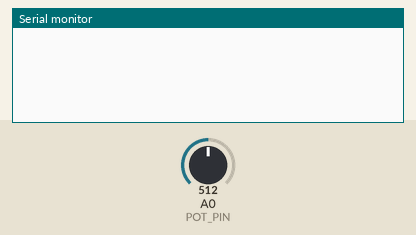
Recording of a sketch running on a simulated Arduino Uno, built with avr-gcc and run on an emulated ATmega328P. Shown: the last lines printed to the serial monitor. Inputs (shaded band) come from the test bench; at power-on: A0 (POT_PIN) = 512.

Above: at 1.2 s.
1.3 s: A0 (POT_PIN) set to 545
At 1.99 s:
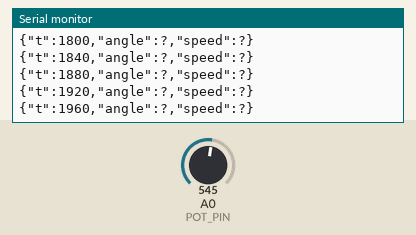
3.1 s: A0 (POT_PIN) set to 511
At 7.5 s:
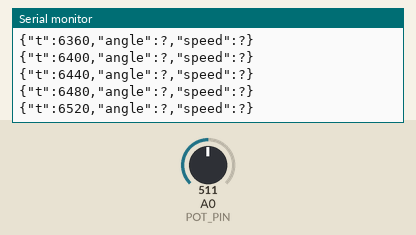
Timing chart, 0 to 9.0 s (numbered marks = the images above; inputs shaded):
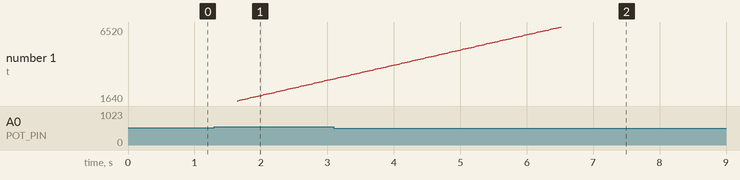

Measured:
- the behaviour switches between 529 and 530 on A0 (POT_PIN) (found by bisection; images 0 and 1)
- after the input at 1.3 s, the serial monitor: prints a new line after 0.30 s (image 1)
- after the input at 3.1 s, the serial monitor: prints a new line after 1.7 s (image 2)
- plotted number 1: 3080 → 6520 after the input at 3.1 s

The sketch:

type.ino
```cpp
/*
  Tele-Rehab Potentiometer Tracker (sessions + motion)
  - median3 + linear gate + EMA
  - angle (deg), speed (deg/s)
  - auto session start/stop on motion/inactivity
  - per-rep summary during session
  - NDJSON output, non-blocking writes
*/

#include <Arduino.h>
#include <math.h>

const int POT_PIN = A0;

// ---- Optional manual control button (tie to GND when pressed). Set -1 to disable.
const int BTN_PIN = -1;  // e.g., 2 with pinMode(INPUT_PULLUP) if you wire a button

// ---- Calibration ----
int   potMin = 5, potMax = 1030;
float degMin = 0.0f, degMax = 240.0f;

// ---- Rates / filtering ----
const uint16_t LOOP_MS = 40;   // ~25 Hz
const int   DEADBAND = 3, MAX_STEP = 10, CONSISTENT_N = 3, CONSISTENT_TOL = 5, SAMPLE_US = 200;
const float OUT_EMA_ALPHA = 0.20f;
const float SPEED_ALPHA = 0.30f, SPEED_ZERO_EPS = 0.05f;

// ---- Lift detection ----
const float LIFT_POS_THR = 15.0f;   // start lift if speed > this
const float LIFT_NEG_THR = -5.0f;   // end lift if speed < this
const float LIFT_MIN_RANGE = 10.0f;
const unsigned long REP_COOLDOWN_MS = 600;
const bool  USE_TARGET_ANGLE = false;
const float TARGET_ANGLE = 90.0f;

// ---- Motion/session detection ----
const float MOTION_SPEED_THR       = 8.0f;    // deg/s considered "moving"
const float MOTION_ANGLE_THR       = 1.0f;    // deg fallback if speed noisy
const unsigned long MOTION_START_MS = 200;    // need >= this of movement to start session
const unsigned long INACTIVITY_MS   = 3000;   // stop session if idle this long

// ---- Output control ----
const uint8_t PRINT_DECIMATE = 1;   // 1 = print every frame while active
const int PWM_PIN = -1;             // -1 = off; else mirror to LED/motor

// ---- State ----
unsigned long lastLoopMs = 0;

// linear gate
int  lastGood = 0; bool inLargeMove = false; int largeRef = 0; int consistentCnt = 0;

// filtered output
float outEma = 0;

// angle/speed
unsigned long lastTs = 0; float lastAngleDeg = 0.0f; float speedEma = 0.0f;

// lift state
bool inLift = false; unsigned long tLiftStart = 0; float angleLiftStart = 0.0f;
float peakSpeedLift = 0.0f; unsigned long lastRepTime = 0; int repCount = 0;

// session state
bool sessionActive = false;
unsigned long sessionId = 0, sessionStartMs = 0, lastMotionMs = 0;
float sessionMaxAngle = 0.0f;

// TX buffer
char lineBuf[220];

// ---- Helpers ----
inline int median3(int a,int b,int c){ if(a>b){int t=a;a=b;b=t;} if(b>c){int t=b;b=c;c=t;} if(a>b){int t=a;a=b;b=t;} return b; }

int readMedian3(){
  analogRead(POT_PIN);
  int a=analogRead(POT_PIN); delayMicroseconds(SAMPLE_US);
  int b=analogRead(POT_PIN); delayMicroseconds(SAMPLE_US);
  int c=analogRead(POT_PIN);
  return median3(a,b,c);
}

int acceptLinearOnly(int raw){
  if (abs(raw - lastGood) <= DEADBAND){ inLargeMove=false; consistentCnt=0; return lastGood; }
  int d = raw - lastGood;
  if (abs(d) <= MAX_STEP){ inLargeMove=false; consistentCnt=0; lastGood=raw; return lastGood; }
  if (!inLargeMove){ inLargeMove=true; largeRef=raw; consistentCnt=1; return lastGood; }
  if (abs(raw - largeRef) <= CONSISTENT_TOL){ consistentCnt++; largeRef=(largeRef+raw)/2; }
  else { largeRef=raw; consistentCnt=1; }
  if (consistentCnt >= CONSISTENT_N){ lastGood=largeRef; inLargeMove=false; consistentCnt=0; }
  return lastGood;
}

inline float clampf(float v,float lo,float hi){ return v<lo?lo:(v>hi?hi:v); }

inline void writeLine(const char* fmt, ...){
  va_list ap; va_start(ap, fmt);
  int n = vsnprintf(lineBuf, sizeof(lineBuf), fmt, ap);
  va_end(ap);
  if (n > 0 && n < (int)sizeof(lineBuf) && Serial.availableForWrite() >= n) {
    Serial.write((const uint8_t*)lineBuf, n);
  }
}

inline void writeSample(unsigned long t,float angle,float speed){
  writeLine("{\"t\":%lu,\"angle\":%.2f,\"speed\":%.1f}\n",
            t, angle, (fabs(speed)<SPEED_ZERO_EPS?0.0f:speed));
}

inline void writeRep(unsigned long t,float angle,float speed,int rep,float liftRange,float avgLift,float peakLift){
  writeLine("{\"t\":%lu,\"event\":\"rep\",\"rep\":%d,"
            "\"angle\":%.2f,\"speed\":%.1f,"
            "\"liftRange\":%.1f,\"avgLiftSpeed\":%.1f,\"peakLiftSpeed\":%.1f}\n",
            t, rep, angle, (fabs(speed)<SPEED_ZERO_EPS?0.0f:speed), liftRange, avgLift, peakLift);
}

inline void writeSessionStart(unsigned long t, unsigned long sid){
  writeLine("{\"t\":%lu,\"event\":\"session_start\",\"sessionId\":%lu}\n", t, sid);
}

inline void writeSessionStop(unsigned long t, unsigned long sid, unsigned long durationMs, int reps, float maxAngle){
  writeLine("{\"t\":%lu,\"event\":\"session_stop\",\"sessionId\":%lu,"
            "\"duration_s\":%.2f,\"reps\":%d,\"maxAngle\":%.1f}\n",
            t, sid, durationMs/1000.0, reps, maxAngle);
}

// ---- Setup/loop ----
void setup(){
  Serial.begin(115200);
  if (PWM_PIN >= 0) pinMode(PWM_PIN, OUTPUT);
  if (BTN_PIN >= 0) pinMode(BTN_PIN, INPUT_PULLUP);

  lastGood = analogRead(POT_PIN);
  outEma   = lastGood;
  sessionMaxAngle = degMin;
}

void loop(){
  const unsigned long now = millis();
  if (now - lastLoopMs < LOOP_MS) return;
  lastLoopMs = now;

  // 1) Read & filter
  const int raw = readMedian3();
  const int out = acceptLinearOnly(raw);
  outEma = OUT_EMA_ALPHA*out + (1.0f-OUT_EMA_ALPHA)*outEma;

  if (PWM_PIN >= 0){
    const int pwm = map((int)outEma, 0, 1023, 0, 255);
    analogWrite(PWM_PIN, pwm);
  }

  // 2) Angle
  const float clamped = clampf(outEma, potMin, potMax);
  const float angleDeg = (clamped - potMin) * (degMax - degMin) / (float)(potMax - potMin) + degMin;

  // 3) Speed
  float speedDegS = 0.0f;
  float angleDelta = 0.0f;
  if (lastTs != 0){
    const float dt = (now - lastTs) * 0.001f;
    if (dt > 0.0f){
      const float rawSpeed = (angleDeg - lastAngleDeg) / dt;
      angleDelta = angleDeg - lastAngleDeg;
      speedEma = SPEED_ALPHA*rawSpeed + (1.0f - SPEED_ALPHA)*speedEma;
      speedDegS = speedEma;
    }
  }
  lastTs = now; lastAngleDeg = angleDeg;

  // ---- Motion detect (for session control) ----
  bool moving = (fabs(speedDegS) > MOTION_SPEED_THR) || (fabs(angleDelta) > MOTION_ANGLE_THR);
  if (moving) lastMotionMs = now;

  // Manual toggle (optional)
  if (BTN_PIN >= 0 && digitalRead(BTN_PIN) == LOW) {
    if (!sessionActive) {
      sessionActive   = true; sessionId++; sessionStartMs = now;
      repCount        = 0;    sessionMaxAngle = angleDeg;
      lastMotionMs    = now;  // start inactivity window from here
      writeSessionStart(now, sessionId);
    } else {
      sessionActive = false;
      inLift = false; // reset lift state
      writeSessionStop(now, sessionId, now - sessionStartMs, repCount, sessionMaxAngle);
    }
    delay(250); // crude debounce
  }

  // Auto start: sustained motion
  static unsigned long motionStartMs = 0;
  if (!sessionActive) {
    if (moving) {
      if (motionStartMs == 0) motionStartMs = now;
      if ((now - motionStartMs) >= MOTION_START_MS) {
        sessionActive   = true; sessionId++; sessionStartMs = now;
        repCount        = 0;    sessionMaxAngle = angleDeg;
        lastMotionMs    = now;
        writeSessionStart(now, sessionId);
      }
    } else {
      motionStartMs = 0;
    }
  } else {
    // Auto stop: inactivity timeout
    if ((now - lastMotionMs) >= INACTIVITY_MS) {
      sessionActive = false;
      inLift = false;
      writeSessionStop(now, sessionId, now - sessionStartMs, repCount, sessionMaxAngle);
      motionStartMs = 0;
    }
  }

  if (sessionActive && angleDeg > sessionMaxAngle) sessionMaxAngle = angleDeg;

  // 4) Lift detection (only while session active)
  if (sessionActive) {
    if (!inLift){
      if ((now - lastRepTime) > REP_COOLDOWN_MS && speedDegS > LIFT_POS_THR){
        inLift = true;
        tLiftStart = now;
        angleLiftStart = angleDeg;
        peakSpeedLift = speedDegS;
      }
    } else {
      if (speedDegS > peakSpeedLift) peakSpeedLift = speedDegS;

      const bool reachedTarget = (USE_TARGET_ANGLE && angleDeg >= TARGET_ANGLE);
      const bool falling = (speedDegS < LIFT_NEG_THR);

      if (falling || reachedTarget){
        const float liftRange = angleDeg - angleLiftStart;
        const float liftDur   = max((now - tLiftStart) * 0.001f, 1e-3f);
        const float avgLift   = liftRange / liftDur;

        if (liftRange >= LIFT_MIN_RANGE){
          repCount++;
          lastRepTime = now;
          writeRep(now, angleDeg, speedDegS, repCount, liftRange, avgLift, peakSpeedLift);
        }
        inLift = false;
      }
    }
  } else {
    inLift = false; // ensure we don't get stuck between sessions
  }

  // 5) Samples ONLY while session is active
  if (sessionActive) {
    static uint8_t decim = 0;
    if (++decim >= PRINT_DECIMATE){ decim = 0; writeSample(now, angleDeg, speedDegS); }
  }

  // OPTIONAL: idle heartbeat (debug)
  // static unsigned long lastBeat = 0;
  // if (!sessionActive && now - lastBeat > 1000) {
  //   lastBeat = now;
  //   writeLine("{\"t\":%lu,\"event\":\"idle\"}\n", now);
  // }
}
```
